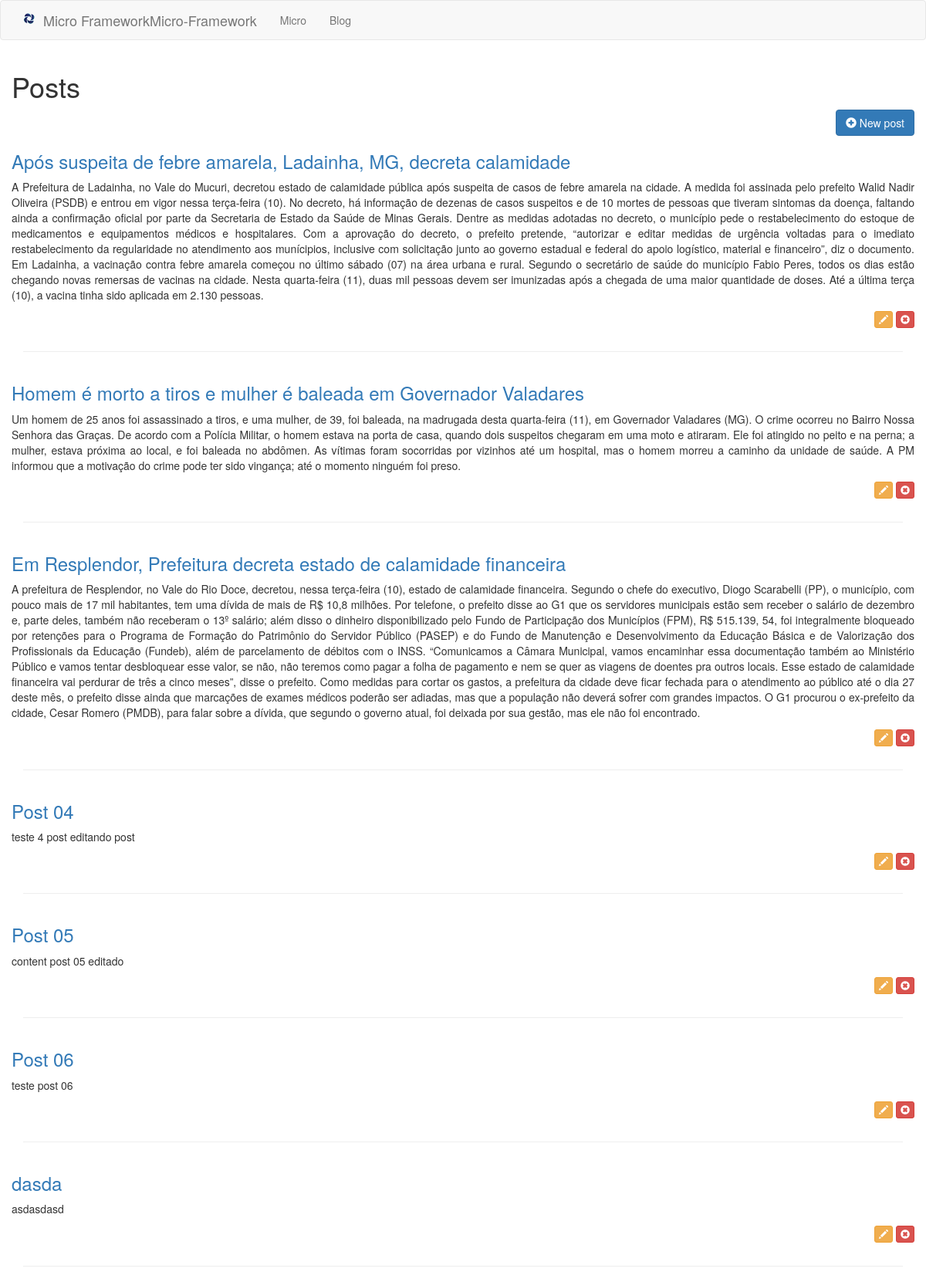
/posts, run on an earlier commit of the app's database.
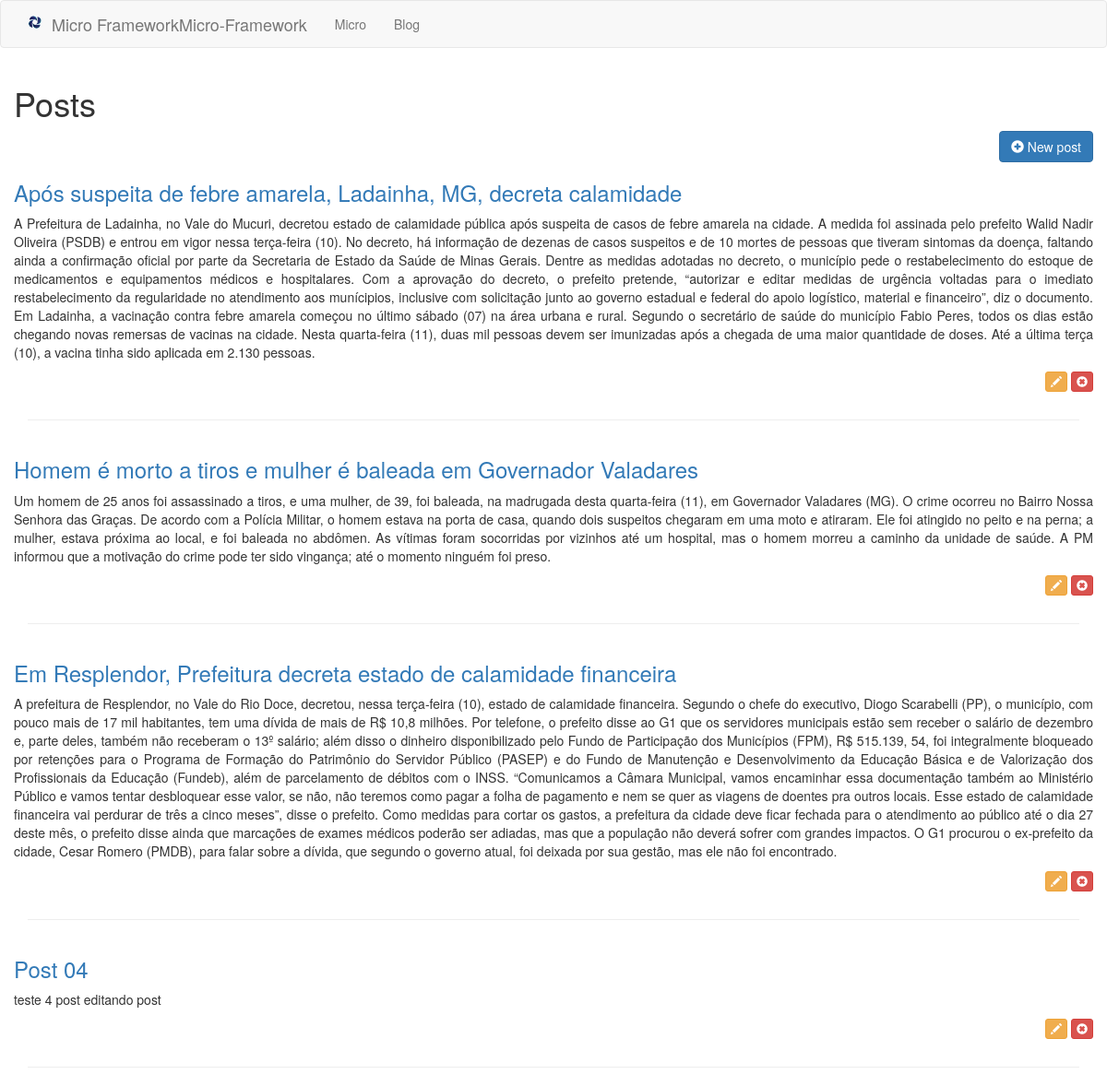
And on a later commit of the database.
### tables this page shows
CREATE TABLE posts (id INTEGER CONSTRAINT posts_index PRIMARY KEY ASC AUTOINCREMENT, title VARCHAR (255) NOT NULL, content TEXT NOT NULL);

### app/Controllers/PostsController.php (called while the page is built, shortened)
<?php
class PostsController extends BaseController {
    private $post;
    public function __construct() {
        $this->post = $model = Container::getModel('Post');
    }
    public function index() {
        $this->view->posts = $this->post->all();
        $this->renderView('posts/index', 'layout');
    }
}

### core/bootstrap.php (called while the page is built)
<?php
$routes = require_once __DIR__.'/../app/routes.php';
$rout = new \Core\Route($routes);

### public/index.php (called while the page is built, shortened)
<?php
require_once __DIR__ . "/../core/bootstrap.php";

### core/BaseModel.php (called while the page is built, shortened)
<?php
abstract class BaseModel {
    private $pdo;
    protected $table;
    public function __construct(PDO $pdo) {
        $this->pdo = $pdo;
    }
    public function all() {
        $query = "SELECT * FROM {$this->table}";
        $stmt = $this->pdo->query($query);
        $stmt->execute();
        $result = $stmt->fetchAll();
        return $result;
    }
}

### core/DataBase.php (called while the page is built, shortened)
<?php
class DataBase {
    public static function getDatabase() {
        $conf = include_once __DIR__ . '/../App/database.php';
        if ($conf['driver'] == "sqlite") {
            $sqlite = __DIR__ . "/../storage/database/" . $conf['sqlite']['host'];
            $sqlite = "sqlite:" . $sqlite;
            try {
                $pdo = new PDO($sqlite);
                $pdo->setAttribute(PDO::ATTR_ERRMODE, PDO::ERRMODE_EXCEPTION);
                $pdo->setAttribute(PDO::ATTR_DEFAULT_FETCH_MODE, PDO::FETCH_OBJ);
                return $pdo;
            } catch (PDOException $e) {
                echo $e->getMessage();
            }
        } else if ($conf['driver'] == "mysql") {
            $host = $conf['mysql']['host'];
            $db = $conf['mysql']['database'];
            $user = $conf['mysql']['user'];
            $pass = $conf['mysql']['pass'];
            $charset = $conf['mysql']['charset'];
            $collation = $conf['mysql']['collation'];
            try {
                $pdo = new PDO("mysql:host=$host;dbname=$db;charset=$charset", $user, $pass);
                $pdo->setAttribute(PDO::ATTR_ERRMODE, PDO::ERRMODE_EXCEPTION);
                $pdo->setAttribute(PDO::MYSQL_ATTR_INIT_COMMAND, "SET NAMES '$charset' COLLATE '$collation'");
                $pdo->setAttribute(PDO::ATTR_DEFAULT_FETCH_MODE, PDO::FETCH_OBJ);
                return $pdo;
            } catch (PDOException $e) {
                echo $e->getMessage();
            }
        }
    }
}

### core/Container.php (called while the page is built, shortened)
<?php
class Container {
    public static function getModel($model) {
        return new $objModel(DataBase::getDatabase());
    }
}

### app/Views/posts/index.phtml (the view)
<div class="container">
    <div class="row">
        <h1><?php $this->getpageTitle(); ?></h1>
        <a href="/post/create" class="btn btn-primary pull-right">
            <i class="glyphicon glyphicon-plus-sign"></i> New post
        </a>
    </div>
    <?php foreach ($this->view->posts as $post): ?>
        <div class="row">
            <h3><a href="/post/<?php echo $post->id; ?>/show"><?php echo $post->title; ?></a></h3>
            <p class="text-justify">
                <?php echo $post->content; ?>
            </p>
            <p class="text-right">
                <a href="/post/<?php echo $post->id; ?>/edit" class="btn btn-warning btn-xs">
                    <i class="glyphicon glyphicon-pencil"></i>
                </a>
                <a href="/post/<?php echo $post->id; ?>/delete" class="btn btn-danger btn-xs" onclick="return confirm('deletar este post')">
                    <i class="glyphicon glyphicon-remove-sign"></i>
                </a>
            </p>
        </div>
        <hr>
    <?php endforeach; ?>
</div>

What changed in the data, as far as the page shows it:
removed posts: title "Post 05", content "content post 05 editado"
removed posts: title "Post 06", content "teste post 06"
removed posts: title "dasda", content "asdasdasd"
